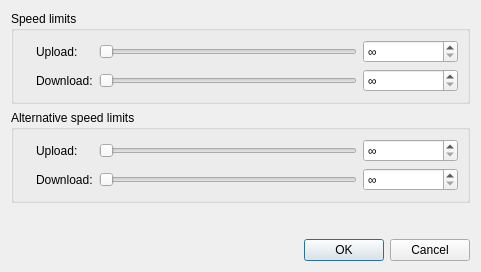
<?xml version="1.0" encoding="UTF-8"?>
<ui version="4.0">
    <class>SpeedLimitDialog</class>
    <widget class="QDialog" name="SpeedLimitDialog">
        <property name="geometry">
            <rect>
                <x>0</x>
                <y>0</y>
                <width>481</width>
                <height>272</height>
            </rect>
        </property>
        <property name="windowTitle">
            <string>Global Speed Limits</string>
        </property>
        <layout class="QVBoxLayout" name="verticalLayout">
            <item>
                <widget class="QGroupBox" name="groupBox">
                    <property name="title">
                        <string>Speed limits</string>
                    </property>
                    <layout class="QGridLayout" name="gridLayout">
                        <item row="0" column="0" rowspan="2">
                            <widget class="QLabel" name="labelGlobalSpeedIcon">
                                <property name="text">
                                    <string/>
                                </property>
                            </widget>
                        </item>
                        <item row="0" column="1">
                            <widget class="QLabel" name="label">
                                <property name="text">
                                    <string>Upload:</string>
                                </property>
                            </widget>
                        </item>
                        <item row="0" column="2">
                            <widget class="QSlider" name="sliderUploadLimit">
                                <property name="orientation">
                                    <enum>Qt::Horizontal</enum>
                                </property>
                            </widget>
                        </item>
                        <item row="0" column="3">
                            <widget class="QSpinBox" name="spinUploadLimit">
                                <property name="specialValueText">
                                    <string>∞</string>
                                </property>
                                <property name="suffix">
                                    <string>KiB/s</string>
                                </property>
                                <property name="maximum">
                                    <number>2000000</number>
                                </property>
                            </widget>
                        </item>
                        <item row="1" column="1">
                            <widget class="QLabel" name="label_2">
                                <property name="text">
                                    <string>Download:</string>
                                </property>
                            </widget>
                        </item>
                        <item row="1" column="2">
                            <widget class="QSlider" name="sliderDownloadLimit">
                                <property name="orientation">
                                    <enum>Qt::Horizontal</enum>
                                </property>
                            </widget>
                        </item>
                        <item row="1" column="3">
                            <widget class="QSpinBox" name="spinDownloadLimit">
                                <property name="specialValueText">
                                    <string>∞</string>
                                </property>
                                <property name="suffix">
                                    <string>KiB/s</string>
                                </property>
                                <property name="maximum">
                                    <number>2000000</number>
                                </property>
                            </widget>
                        </item>
                    </layout>
                </widget>
            </item>
            <item>
                <widget class="QGroupBox" name="groupBox_2">
                    <property name="title">
                        <string>Alternative speed limits</string>
                    </property>
                    <layout class="QGridLayout" name="gridLayout_2">
                        <item row="0" column="0" rowspan="2">
                            <widget class="QLabel" name="labelAltGlobalSpeedIcon">
                                <property name="text">
                                    <string/>
                                </property>
                            </widget>
                        </item>
                        <item row="0" column="1">
                            <widget class="QLabel" name="label_3">
                                <property name="text">
                                    <string>Upload:</string>
                                </property>
                            </widget>
                        </item>
                        <item row="0" column="2">
                            <widget class="QSlider" name="sliderAltUploadLimit">
                                <property name="orientation">
                                    <enum>Qt::Horizontal</enum>
                                </property>
                            </widget>
                        </item>
                        <item row="0" column="3">
                            <widget class="QSpinBox" name="spinAltUploadLimit">
                                <property name="specialValueText">
                                    <string>∞</string>
                                </property>
                                <property name="suffix">
                                    <string>KiB/s</string>
                                </property>
                                <property name="maximum">
                                    <number>2000000</number>
                                </property>
                            </widget>
                        </item>
                        <item row="1" column="1">
                            <widget class="QLabel" name="label_4">
                                <property name="text">
                                    <string>Download:</string>
                                </property>
                            </widget>
                        </item>
                        <item row="1" column="2">
                            <widget class="QSlider" name="sliderAltDownloadLimit">
                                <property name="orientation">
                                    <enum>Qt::Horizontal</enum>
                                </property>
                            </widget>
                        </item>
                        <item row="1" column="3">
                            <widget class="QSpinBox" name="spinAltDownloadLimit">
                                <property name="specialValueText">
                                    <string>∞</string>
                                </property>
                                <property name="suffix">
                                    <string>KiB/s</string>
                                </property>
                                <property name="maximum">
                                    <number>2000000</number>
                                </property>
                            </widget>
                        </item>
                    </layout>
                </widget>
            </item>
            <item>
                <spacer name="verticalSpacer">
                    <property name="orientation">
                        <enum>Qt::Vertical</enum>
                    </property>
                    <property name="sizeHint" stdset="0">
                        <size>
                            <width>20</width>
                            <height>0</height>
                        </size>
                    </property>
                </spacer>
            </item>
            <item>
                <widget class="QDialogButtonBox" name="buttonBox">
                    <property name="standardButtons">
                        <set>QDialogButtonBox::Cancel|QDialogButtonBox::Ok</set>
                    </property>
                </widget>
            </item>
        </layout>
    </widget>
    <resources/>
    <connections/>
</ui>
